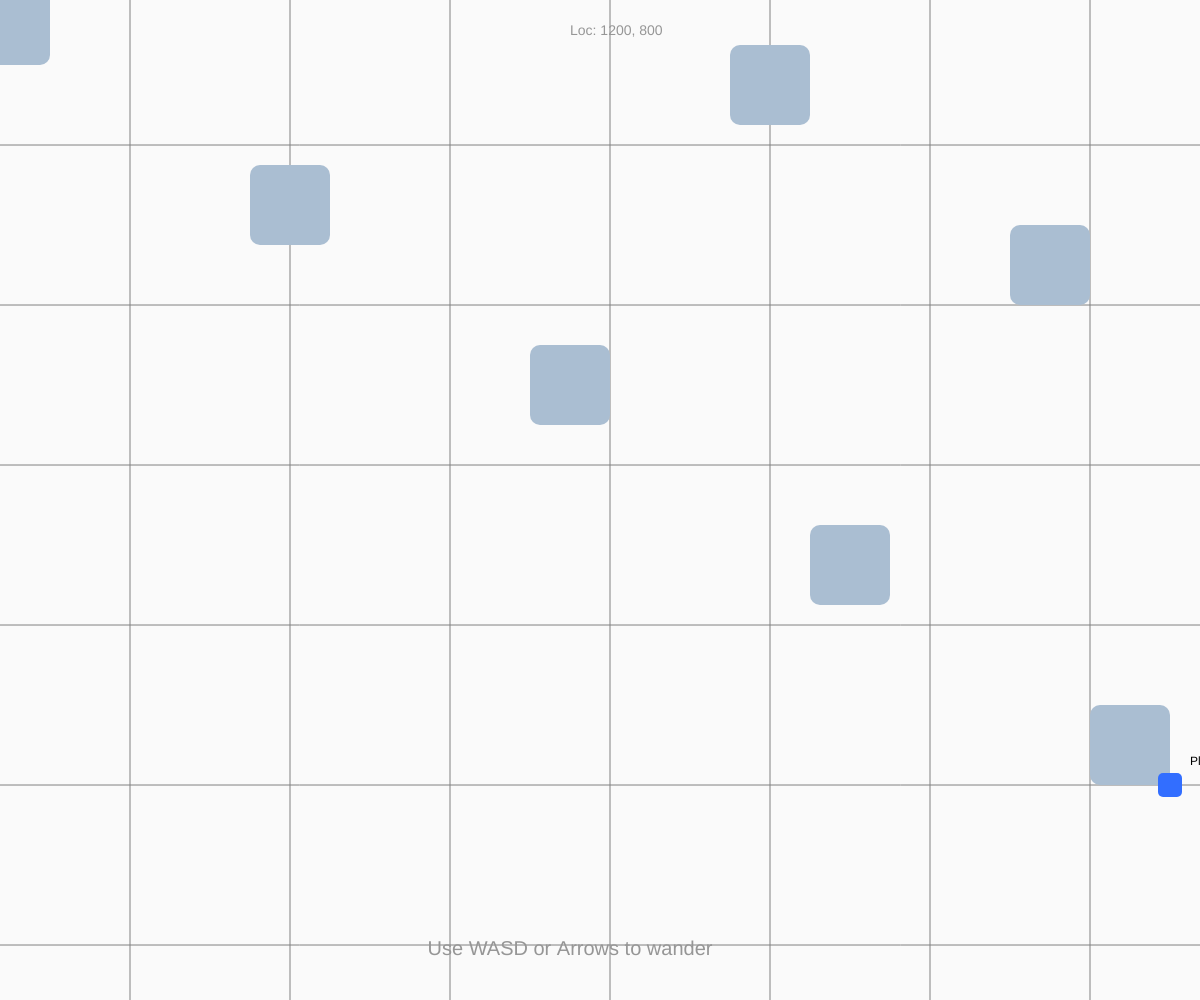
Frame 1 (no input)
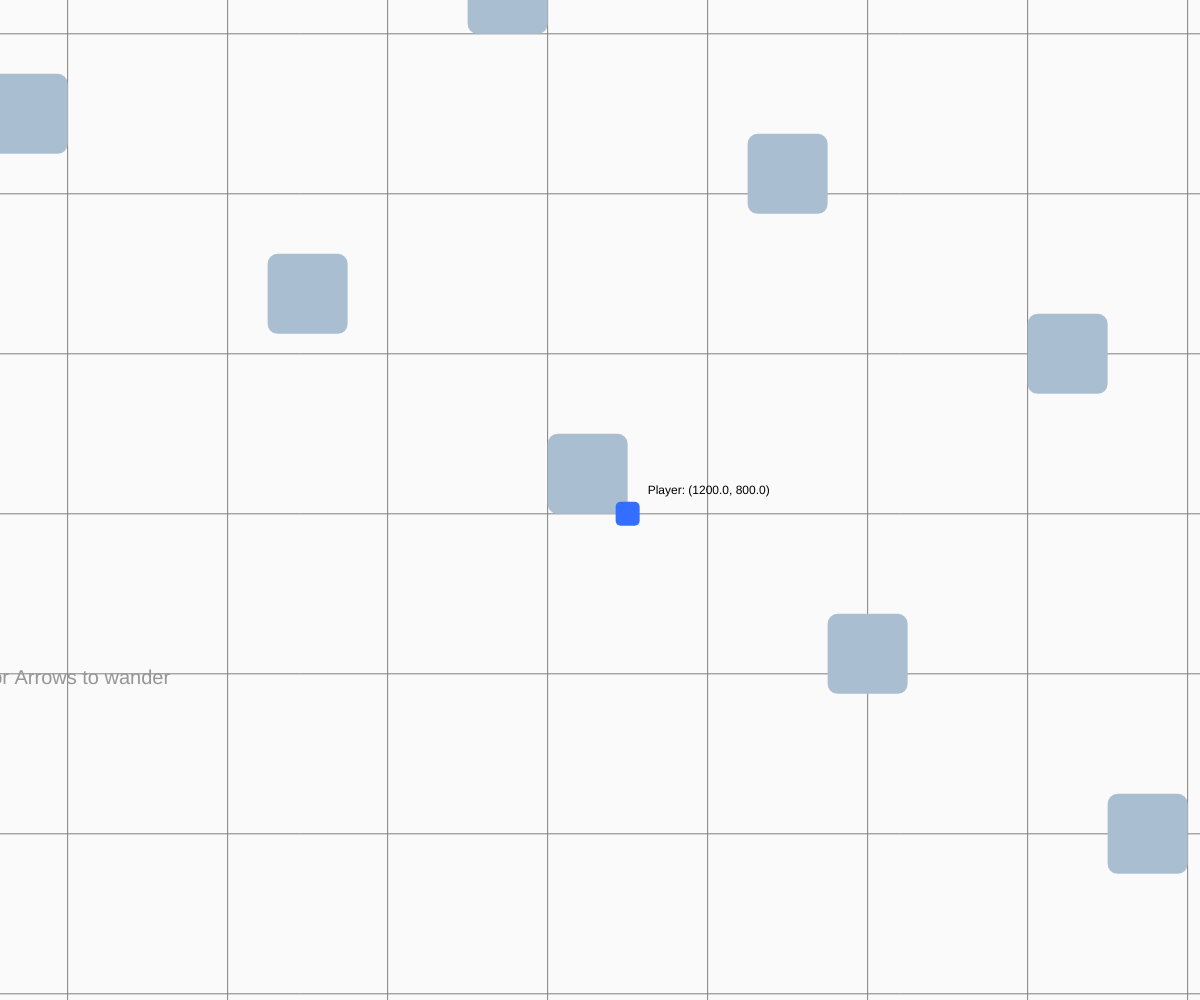
Frame 60 (no input)
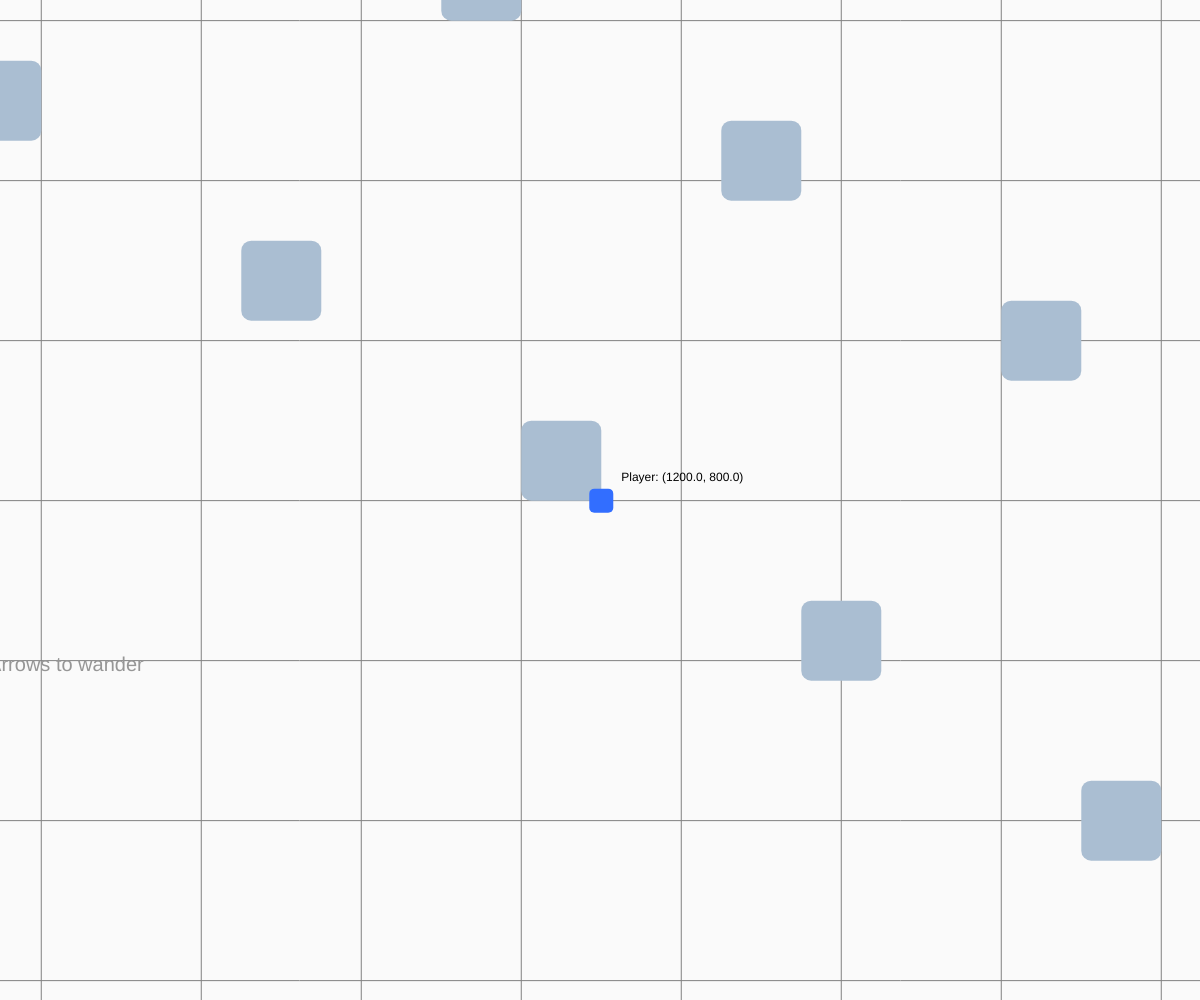
Frame 120 (the mouse pressed at the canvas centre since frame 60)

The p5.js sketch that drew these frames (run headless with seeded random() and noise() and a simulated clock; from frame 60 on, the mouse is pressed at the canvas centre):

// p5.js sketch
// ── sketch.js
let player = { x: 1200, y: 800, s: 4 };
let cam = { x: 0, y: 0 };
const WORLD_W = 4000;
const WORLD_H = 3000;

function setup() {
  createCanvas(windowWidth, windowHeight);
  initObstacles();
}

function draw() {
  // ---------- 1) UPDATE PLAYER + COLLISION ----------
  const dx =
    (keyIsDown(RIGHT_ARROW) || keyIsDown(68)) -
    (keyIsDown(LEFT_ARROW) || keyIsDown(65));
  const dy =
    (keyIsDown(DOWN_ARROW) || keyIsDown(83)) -
    (keyIsDown(UP_ARROW) || keyIsDown(87));
  const len = max(1, abs(dx) + abs(dy));

  // Calculate potential next position
  let nextX = player.x + (dx / len) * player.s;
  let nextY = player.y + (dy / len) * player.s;

  // Only move if the next position is NOT inside an obstacle
  if (!isColliding(nextX, player.y)) {
    player.x = nextX;
  }
  if (!isColliding(player.x, nextY)) {
    player.y = nextY;
  }

  // ---------- 2) CAMERA ----------
  cam.x = lerp(cam.x, player.x - width / 2, 0.05);
  cam.y = lerp(cam.y, player.y - height / 2, 0.05);

  // ---------- 3) DRAW ----------
  background(255);

  push();
  translate(-cam.x, -cam.y);

  // World Background
  fill(250);
  rect(0, 0, WORLD_W, WORLD_H);

  // Grid lines for reference
  stroke(128, 128, 128);
  for (let x = 0; x <= WORLD_W; x += 160) line(x, 0, x, WORLD_H);
  for (let y = 0; y <= WORLD_H; y += 160) line(0, y, WORLD_W, y);

  // Draw obstacles from objects.js
  drawObstacles();

  // Player
  fill(50, 110, 255);
  rect(player.x - 12, player.y - 12, 24, 24, 5);

  // Debug: Show player position
  fill(0);
  text(
    `Player: (${player.x.toFixed(1)}, ${player.y.toFixed(1)})`,
    player.x + 20,
    player.y - 20,
  );

  // UI Text (in world space, so it moves with camera)
  fill(150);
  textAlign(CENTER);
  textSize(20);
  text("Use WASD or Arrows to wander", width / 2, height - 30);
  textAlign(LEFT);
  textSize(14);
  text("Loc: " + floor(player.x) + ", " + floor(player.y), width / 2, 50);

  pop();
}

function windowResized() {
  resizeCanvas(windowWidth, windowHeight);
}

// ── objects.js
// Define our solid obstacles
const obstacles = [];
const numObstacles = 30;

function initObstacles() {
  for (let i = 0; i < numObstacles; i++) {
    obstacles.push({
      x: (i * 280) % 4000, // Using WORLD_W value
      y: (i * 180) % 3000, // Using WORLD_H value
      w: 80,
      h: 80,
      r: 10, // corner radius
    });
  }
}

function drawObstacles() {
  noStroke();
  fill(170, 190, 210);
  for (let obs of obstacles) {
    rect(obs.x, obs.y, obs.w, obs.h, obs.r);
  }
}

// Function to check if a point (px, py) is inside any obstacle
function isColliding(px, py) {
  for (let obs of obstacles) {
    // Check if player point is within the rectangle bounds
    if (px > obs.x && px < obs.x + obs.w && py > obs.y && py < obs.y + obs.h) {
      return true;
    }
  }
  return false;
}

// ── style.css
body {
  margin: 0;
  padding: 0;
  overflow: hidden;
  background-color: #0a0a0c;
}

canvas {
  display: block;
}
